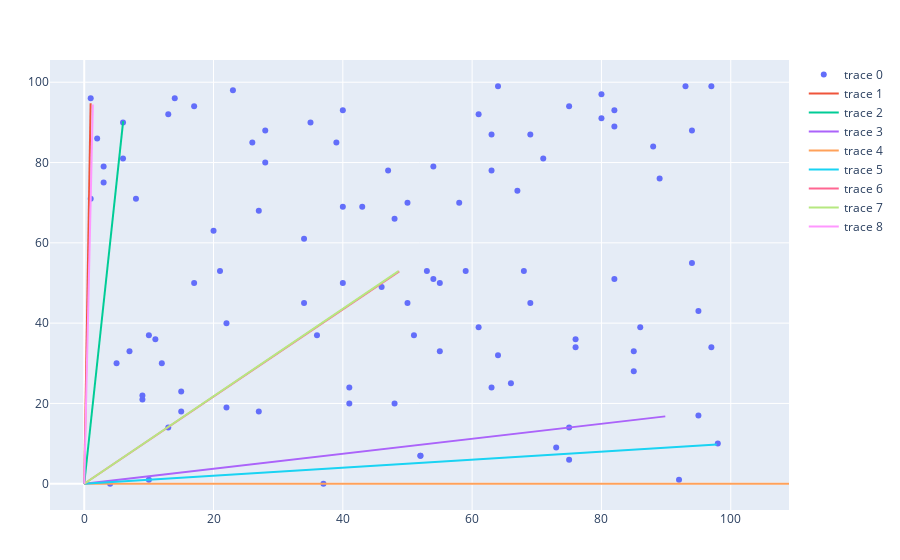

The code cell stored with this chart in its notebook:
### Code cell
vectorPoints=rand(0:100.,100,2);

println(vectorPoints);
pointsHull=conicHull(vectorPoints)
grapher(vectorPoints,pointsHull,2)

### Figure 1 — Plotly figure (JSON) as saved in the notebook; plotly's stock layout.template omitted (floating-point values rounded to 4 significant figures)
{"data": [{"mode": "markers", "type": "scatter", "x": [75, 52, 13, 48, 34, 27, 27, 95, 66, 80, 53, 20, 35, 54, 76, 34, 23, 82, 59, 86, 88, 15, 75, 22, 94, 10, 52, 41, 3, 76, 39, 63, 85, 97, 9, 64, 55, 13, 17, 14, 95, 58, 37, 82, 71, 2, 28, 12, 80, 92, 63, 22, 69, 15, 98, 41, 64, 47, 75, 11, 48, 21, 68, 73, 6, 54, 28, 61, 1, 40, 51, 17, 50, 46, 94, 26, 61, 8, 93, 69, 67, 40, 5, 50, 55, 7, 36, 63, 85, 10, 3, 6, 43, 9, 40, 1, 82, 97, 89, 4], "y": [94, 7, 92, 66, 45, 18, 68, 43, 25, 91, 53, 63, 90, 79, 34, 61, 98, 93, 53, 39, 84, 18, 6, 40, 55, 1, 7, 24, 75, 36, 85, 24, 28, 99, 21, 99, 50, 14, 94, 96, 17, 70, 0, 89, 81, 86, 80, 30, 97, 1, 78, 19, 87, 23, 10, 20, 32, 78, 14, 36, 20, 53, 53, 9, 90, 51, 88, 92, 96, 93, 37, 50, 45, 49, 88, 85, 39, 71, 99, 45, 73, 69, 30, 70, 33, 33, 37, 87, 33, 37, 79, 81, 69, 22, 50, 71, 51, 34, 76, 0]}, {"mode": "lines", "type": "scatter", "x": [0.987, 0], "y": [94.75, 0]}, {"mode": "lines", "type": "scatter", "x": [6.022, 0], "y": [90.33, 0]}, {"mode": "lines", "type": "scatter", "x": [89.88, 0], "y": [16.78, 0]}, {"mode": "lines", "type": "scatter", "x": [109.0, 0], "y": [0, 0]}, {"mode": "lines", "type": "scatter", "x": [97.85, 0], "y": [9.785, 0]}, {"mode": "lines", "type": "scatter", "x": [48.72, 0], "y": [52.88, 0]}, {"mode": "lines", "type": "scatter", "x": [48.62, 0], "y": [52.97, 0]}, {"mode": "lines", "type": "scatter", "x": [1.33, 0], "y": [94.45, 0]}], "layout": {"margin": {"b": 50, "l": 50, "r": 50, "t": 60}}}
